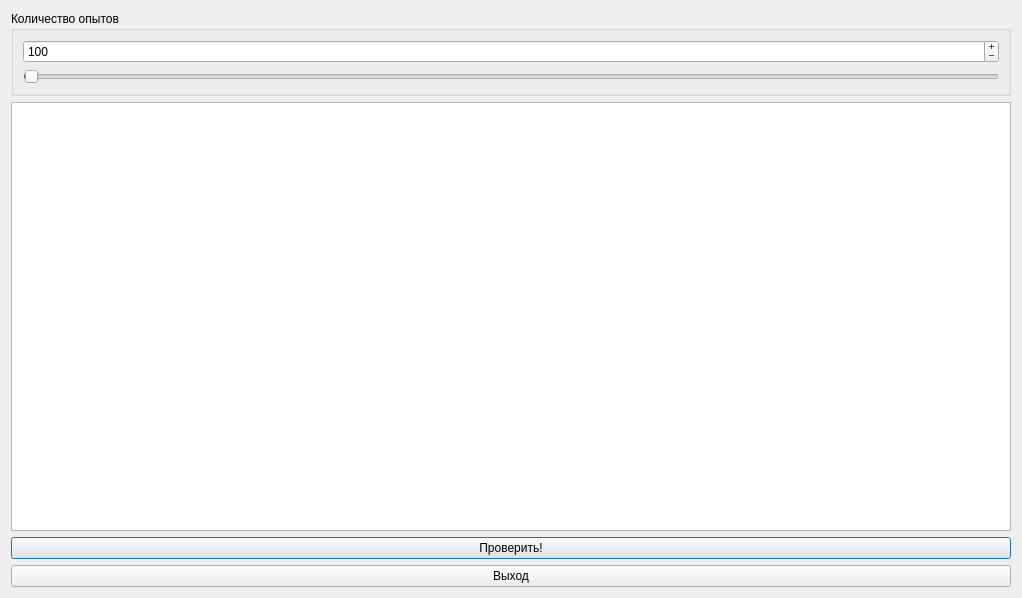
<?xml version="1.0" encoding="UTF-8"?>
<ui version="4.0">
 <class>Task4</class>
 <widget class="QDialog" name="Task4">
  <property name="geometry">
   <rect>
    <x>0</x>
    <y>0</y>
    <width>1022</width>
    <height>598</height>
   </rect>
  </property>
  <property name="windowTitle">
   <string>Dialog</string>
  </property>
  <property name="modal">
   <bool>true</bool>
  </property>
  <layout class="QHBoxLayout" name="horizontalLayout">
   <item>
    <layout class="QVBoxLayout" name="verticalLayout">
     <item>
      <widget class="QGroupBox" name="groupBox">
       <property name="title">
        <string>Количество опытов</string>
       </property>
       <property name="flat">
        <bool>false</bool>
       </property>
       <layout class="QVBoxLayout" name="verticalLayout_3">
        <item>
         <widget class="QSpinBox" name="nexp">
          <property name="buttonSymbols">
           <enum>QAbstractSpinBox::PlusMinus</enum>
          </property>
          <property name="minimum">
           <number>10</number>
          </property>
          <property name="maximum">
           <number>30000000</number>
          </property>
          <property name="singleStep">
           <number>1000</number>
          </property>
          <property name="value">
           <number>100</number>
          </property>
         </widget>
        </item>
        <item>
         <widget class="QSlider" name="horizontalSlider">
          <property name="minimum">
           <number>10</number>
          </property>
          <property name="maximum">
           <number>30000000</number>
          </property>
          <property name="singleStep">
           <number>1000</number>
          </property>
          <property name="value">
           <number>100</number>
          </property>
          <property name="orientation">
           <enum>Qt::Horizontal</enum>
          </property>
         </widget>
        </item>
       </layout>
      </widget>
     </item>
     <item>
      <widget class="QTextBrowser" name="textBrowser"/>
     </item>
     <item>
      <widget class="QPushButton" name="pushButton">
       <property name="text">
        <string>Проверить!</string>
       </property>
       <property name="default">
        <bool>true</bool>
       </property>
      </widget>
     </item>
     <item>
      <widget class="QPushButton" name="pushButton_2">
       <property name="text">
        <string>Выход</string>
       </property>
      </widget>
     </item>
    </layout>
   </item>
   <item>
    <layout class="QVBoxLayout" name="verticalLayout_2"/>
   </item>
  </layout>
 </widget>
 <resources/>
 <connections>
  <connection>
   <sender>nexp</sender>
   <signal>valueChanged(int)</signal>
   <receiver>horizontalSlider</receiver>
   <slot>setValue(int)</slot>
   <hints>
    <hint type="sourcelabel">
     <x>507</x>
     <y>38</y>
    </hint>
    <hint type="destinationlabel">
     <x>507</x>
     <y>65</y>
    </hint>
   </hints>
  </connection>
  <connection>
   <sender>horizontalSlider</sender>
   <signal>valueChanged(int)</signal>
   <receiver>nexp</receiver>
   <slot>setValue(int)</slot>
   <hints>
    <hint type="sourcelabel">
     <x>507</x>
     <y>65</y>
    </hint>
    <hint type="destinationlabel">
     <x>507</x>
     <y>38</y>
    </hint>
   </hints>
  </connection>
  <connection>
   <sender>pushButton_2</sender>
   <signal>clicked()</signal>
   <receiver>Task4</receiver>
   <slot>accept()</slot>
   <hints>
    <hint type="sourcelabel">
     <x>507</x>
     <y>582</y>
    </hint>
    <hint type="destinationlabel">
     <x>511</x>
     <y>299</y>
    </hint>
   </hints>
  </connection>
 </connections>
</ui>
